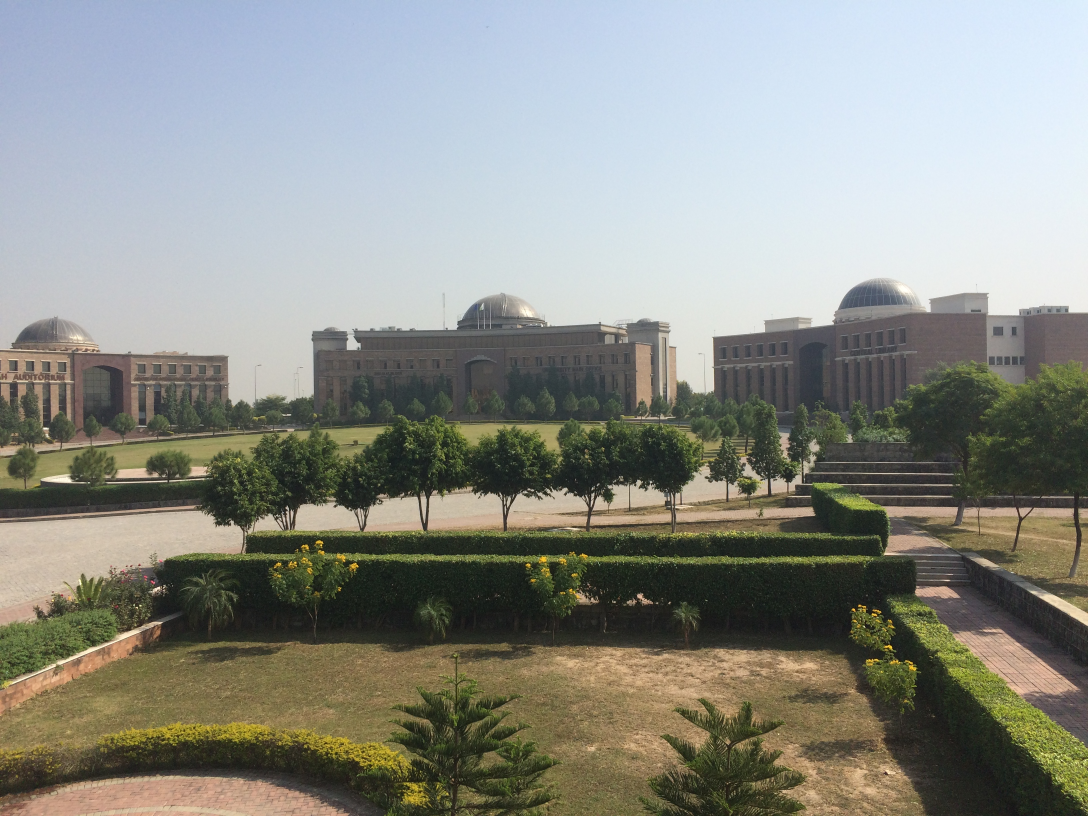
#> input picture Documents/git/NLP/Digital Image Processing/Assignment_2/image.jpg, 3264 x 2448 px (shown at 1/3 size)
$ jupyter execute Assignment_2.ipynb   (older library calls are emulated)
#> lines starting #> are read from the running program, lines starting #| are printed output that depends on the picture
# Name : Muhammad Ahsan Farooq
## Class : BESE-7B
## Reg# 127662

[cell 1]
import numpy as np
import matplotlib.pyplot as plt
from PIL import Image,ImageFilter
import matplotlib.pyplot as plt
import matplotlib.cm as cm
import cv2
import random
from skimage.filters import rank
from skimage.morphology import disk

## Loading the Image

[cell 2]
image = cv2.imread('image.jpg',0)
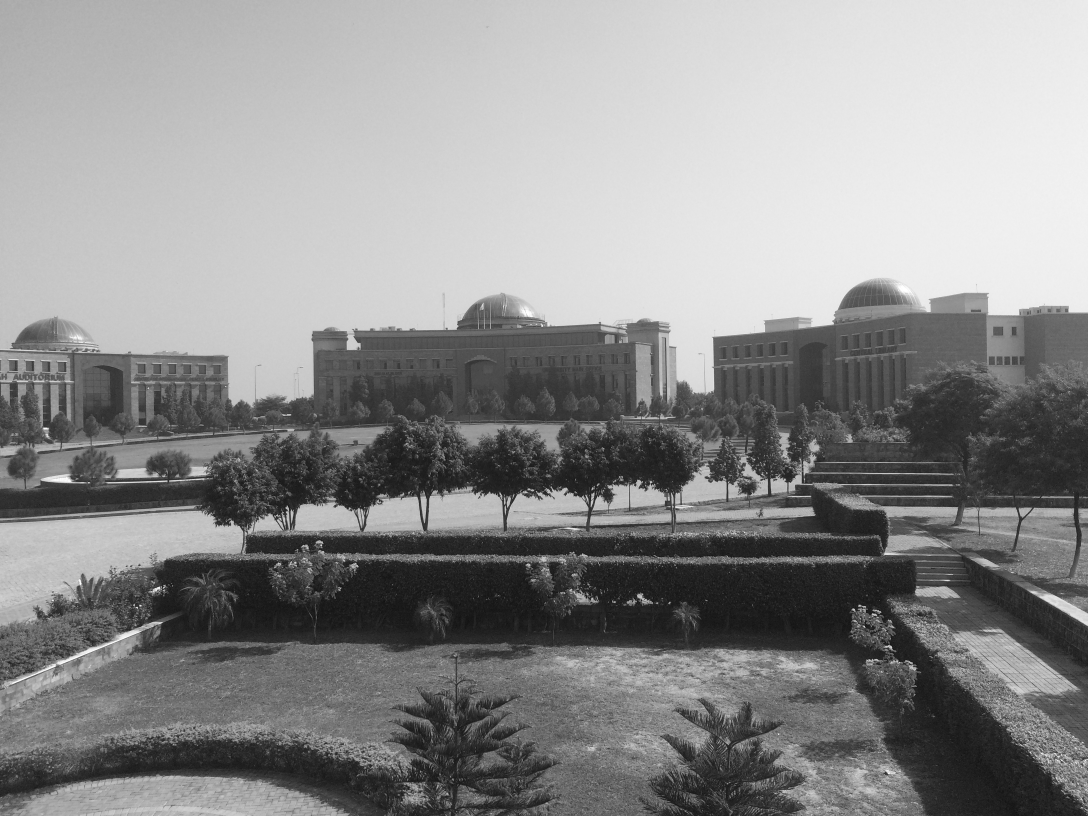
#> image: shape (2448, 3264) (shown at 1/3 size); min 5, max 255, mean 140.3
image = cv2.resize(image, (400,400))
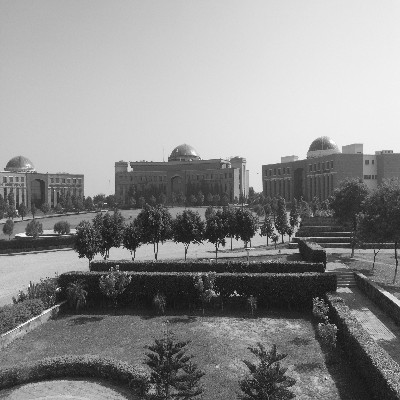
#> image: shape (400, 400); min 14, max 255, mean 140.2
show = Image.fromarray(image)
show

## Adding noise Gaussian Noise to the image

[cell 3]
def gaussianNoise(image, variance):
#> called with variance = 100
    row,col = image.shape
#> row = 400; col = 400
    noise = image + np.random.normal(0, variance ** 0.5, (row,col))
    final = np.clip(noise, 0, 255)
    return final.astype(np.uint8)

#### Adding Gaussian Noise with variance equals to 100

[cell 4]
new_image_g1 = gaussianNoise(image, 100)
new_image_g1 = Image.fromarray(new_image_g1)
new_image_g1

#### Adding Gaussian Noise with variance equals to 15

[cell 5]
new_image_g2 = gaussianNoise(image, 200)
#> call 2 of gaussianNoise, with variance = 200
#> in gaussianNoise (call 2), `noise = image + np.random.normal(0, variance ** 0.5, (row,col))`:
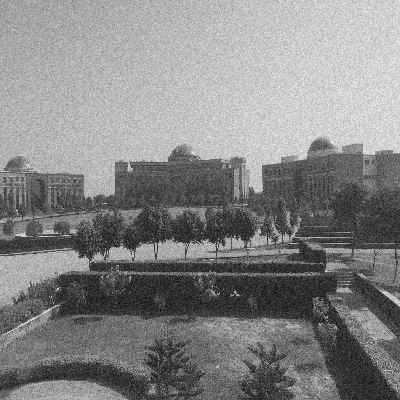
#> noise: shape (400, 400) float64; min -27.21, max 292.6, mean 140.2; drawn with min black and max white
new_image_g2 = Image.fromarray(new_image_g2)
new_image_g2

## Adding noise Salt and Pepper Noise to the image

[cell 6]
def salt_pepper_noise(image,prob):
#> called with prob = 0.005
    noise = np.zeros(image.shape,np.uint8)
    thres = 1 - prob
    for i in range(image.shape[0]):
        for j in range(image.shape[1]):
            rdn = random.random()
            if rdn < prob:
                noise[i][j] = 0
            elif rdn > thres:
                noise[i][j] = 255
            else:
                noise[i][j] = image[i][j]

    return noise

#### Adding Salt and Pepper Noise with variance equals to 15

[cell 7]
new_image_sp1 = salt_pepper_noise(image,0.005)
new_image_sp1 = Image.fromarray(new_image_sp1)
new_image_sp1

#### Adding Salt and Pepper Noise with variance equals to 15

[cell 8]
new_image_sp2 = salt_pepper_noise(image,0.01)
#> call 2 of salt_pepper_noise, with prob = 0.01
#> after the loop in salt_pepper_noise (call 2), `for i in range(image.shape[0]):`:
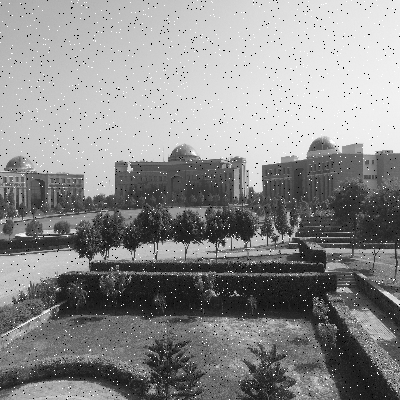
#> noise: shape (400, 400); min 0, max 255, mean 139.9
new_image_sp2 = Image.fromarray(new_image_sp2)
new_image_sp2

## Recovering the Images

### a. With Arithmatic Filter

#### Applying mean filter to gaussian noise image  with variance 100

[cell 9]
## arithmatic mean filter
selem = disk(1)
percentile_result = rank.mean_percentile(np.array(new_image_g1), selem=selem, p0=.01, p1=.9)
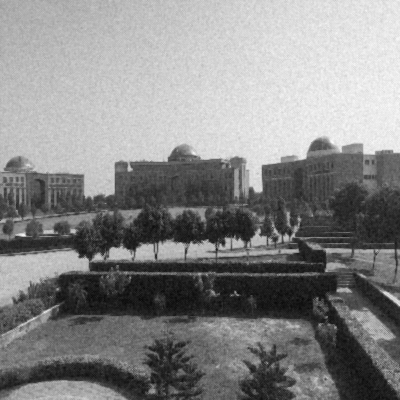
#> percentile_result: shape (400, 400); min 7, max 251, mean 134.5
temp = Image.fromarray(percentile_result)
temp

#### Applying mean filter to gaussian noise image  with variance 200

[cell 10]
## arithmatic mean filter
selem = disk(1)
percentile_result = rank.mean_percentile(np.array(new_image_g2), selem=selem, p0=.01, p1=.9)
temp = Image.fromarray(percentile_result)
temp

#### Applying mean filter to Salt and Pepper noise image  with prop 0.005

[cell 11]
## arithmatic mean filter
selem = disk(7)
percentile_result = rank.mean_percentile(np.array(new_image_sp1), selem=selem, p0=.01, p1=.9)
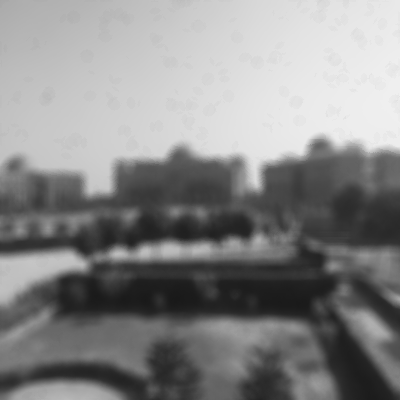
#> percentile_result: shape (400, 400); min 25, max 240, mean 135.8
temp = Image.fromarray(percentile_result)
temp

#### Applying mean filter to Salt and Pepper noise image  with prop 0.01

[cell 12]
## arithmatic mean filter
selem = disk(6)
percentile_result = rank.mean_percentile(np.array(new_image_sp2), selem=selem, p0=.01, p1=.9)
temp = Image.fromarray(percentile_result)
temp

### c. With Median Filter

#### Applying Median filter to Gaussian noise image of variance 100  with Q = 5

[cell 13]
result_g1 = cv2.medianBlur(np.array(new_image_g1), 5)
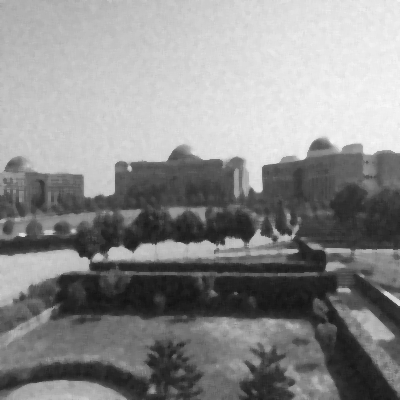
#> result_g1: shape (400, 400); min 18, max 250, mean 139.1
result_g1  = Image.fromarray(result_g1)
result_g1

#### Applying Median filter to Gaussian noise image of variance 200 with Q = 5

[cell 14]
result_g2 = cv2.medianBlur(np.array(new_image_g2), 5)
result_g2  = Image.fromarray(result_g2)
result_g2

#### Applying Median filter to Salt and Paper noise image with prop =  0.005 with Q = 3

[cell 15]
result_g2 = cv2.medianBlur(np.array(new_image_sp1), 3)
result_g2  = Image.fromarray(result_g2)
result_g2

#### Applying Median filter to Salt and Paper noise image with prop =  0.01 with Q = 3

[cell 16]
result_g2 = cv2.medianBlur(np.array(new_image_sp2), 3)
result_g2  = Image.fromarray(result_g2)
result_g2

### d. Midpoint filter

[cell 17]
final_img1 = new_image_g1.filter(ImageFilter.MinFilter(size = 3))
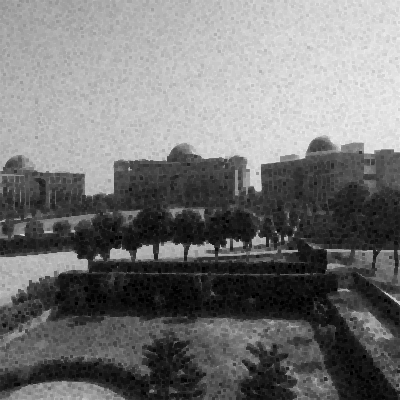
#> final_img1: PIL image 400x400 L; min 0, max 246, mean 116.8
final_img2 = new_image_g1.filter(ImageFilter.MaxFilter(size = 3))
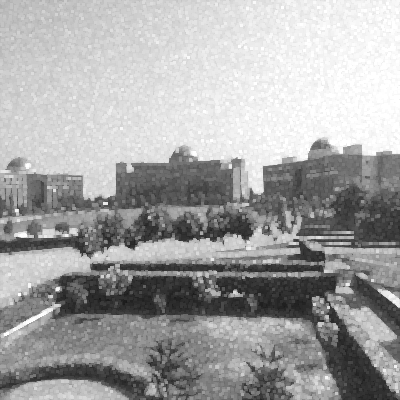
#> final_img2: PIL image 400x400 L; min 24, max 255, mean 164.1
temp1_ar = np.array(final_img1)
temp2_ar = np.array(final_img2)
final = (temp1_ar + temp2_ar)/2
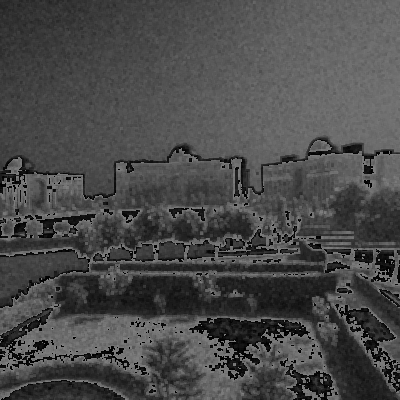
#> final: shape (400, 400) float64; min 0, max 127.5, mean 73.6
final = final.astype(np.uint8)
Image.fromarray(final)
